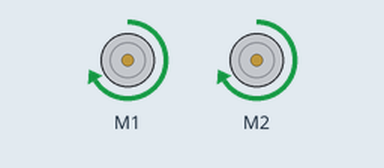
Simulated run of this sketch. Board: Arduino Uno, built with avr-gcc and run on an emulated ATmega328P. Shown: 2 × DC motor (green arrow = forward, orange = backward, longer = faster). What the sketch prints to the serial monitor is not drawn.

Above: at 0.5 s.
Timing chart, 0 to 3.0 s (numbered marks = the images above):
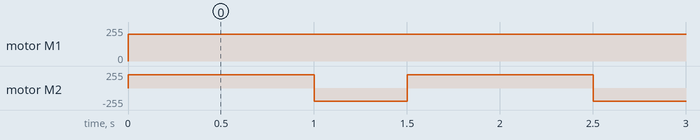

Measured:
- by itself, motor M1: stopped → forward 200/255 at 0.00 s
- by itself, motor M2: alternates forward 200/255 for 1.0 s and backward 200/255 for 0.50 s

The sketch:

motors_cmds.ino
```cpp
// Adafruit motor shield library:
// http://www.adafruit.com/product/81
#include <AFMotor.h>

AF_DCMotor ml(1);
AF_DCMotor mr(2);

void setup() {
  Serial.begin(9600);

  Serial.println("> Setting up motors..");

  ml.setSpeed(200);
  mr.setSpeed(200);
  ml.run(RELEASE);
  mr.run(RELEASE);
}

void loop() {
  //drive a square
  driveFwd();
  delay(1000);
  turnRight();
  delay(500);
  stopMotors();
}

void driveFwd() {
  ml.run(FORWARD);
  mr.run(FORWARD);
}

void driveBwd() {
  ml.run(BACKWARD);
  mr.run(BACKWARD);
}

void turnRight() {
  ml.run(FORWARD);
  mr.run(BACKWARD);
}

void turnLeft() {
  ml.run(BACKWARD);
  mr.run(FORWARD);
}

void stopMotors() {
  ml.run(RELEASE);
  mr.run(RELEASE);
}
```
